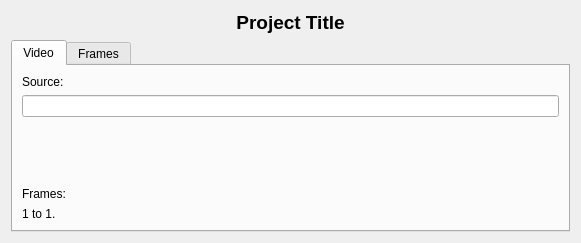
<?xml version="1.0" encoding="UTF-8"?>
<ui version="4.0">
 <class>ProjectInfoWidget</class>
 <widget class="QWidget" name="ProjectInfoWidget">
  <property name="windowModality">
   <enum>Qt::WindowModal</enum>
  </property>
  <property name="geometry">
   <rect>
    <x>0</x>
    <y>0</y>
    <width>581</width>
    <height>243</height>
   </rect>
  </property>
  <property name="windowTitle">
   <string>Project info</string>
  </property>
  <layout class="QVBoxLayout" name="verticalLayout_3">
   <item>
    <widget class="QLabel" name="labelName">
     <property name="font">
      <font>
       <pointsize>14</pointsize>
       <weight>75</weight>
       <bold>true</bold>
      </font>
     </property>
     <property name="text">
      <string>Project Title</string>
     </property>
     <property name="alignment">
      <set>Qt::AlignCenter</set>
     </property>
    </widget>
   </item>
   <item>
    <widget class="QTabWidget" name="tabWidget">
     <property name="enabled">
      <bool>true</bool>
     </property>
     <property name="maximumSize">
      <size>
       <width>16777215</width>
       <height>200</height>
      </size>
     </property>
     <property name="currentIndex">
      <number>0</number>
     </property>
     <widget class="QWidget" name="tabVideo">
      <attribute name="title">
       <string>Video</string>
      </attribute>
      <layout class="QVBoxLayout" name="verticalLayout">
       <item>
        <widget class="QLabel" name="label">
         <property name="text">
          <string>Source:</string>
         </property>
        </widget>
       </item>
       <item>
        <widget class="QLineEdit" name="lineEditSource">
         <property name="readOnly">
          <bool>true</bool>
         </property>
        </widget>
       </item>
       <item>
        <spacer name="verticalSpacer">
         <property name="orientation">
          <enum>Qt::Vertical</enum>
         </property>
         <property name="sizeHint" stdset="0">
          <size>
           <width>20</width>
           <height>40</height>
          </size>
         </property>
        </spacer>
       </item>
       <item>
        <widget class="QLabel" name="label_2">
         <property name="text">
          <string>Frames:</string>
         </property>
        </widget>
       </item>
       <item>
        <widget class="QLabel" name="labelFramesFromTo">
         <property name="text">
          <string>1 to 1.</string>
         </property>
        </widget>
       </item>
      </layout>
     </widget>
     <widget class="QWidget" name="tabFrames">
      <attribute name="title">
       <string>Frames</string>
      </attribute>
      <layout class="QVBoxLayout" name="verticalLayout_2">
       <item>
        <widget class="QLabel" name="label_4">
         <property name="text">
          <string>Frames:</string>
         </property>
        </widget>
       </item>
       <item>
        <widget class="QListWidget" name="listWidgetFrames">
         <property name="selectionMode">
          <enum>QAbstractItemView::SingleSelection</enum>
         </property>
        </widget>
       </item>
       <item>
        <widget class="QLabel" name="labelFps">
         <property name="text">
          <string>FPS: 25.00</string>
         </property>
        </widget>
       </item>
      </layout>
     </widget>
    </widget>
   </item>
  </layout>
 </widget>
 <resources/>
 <connections/>
</ui>
